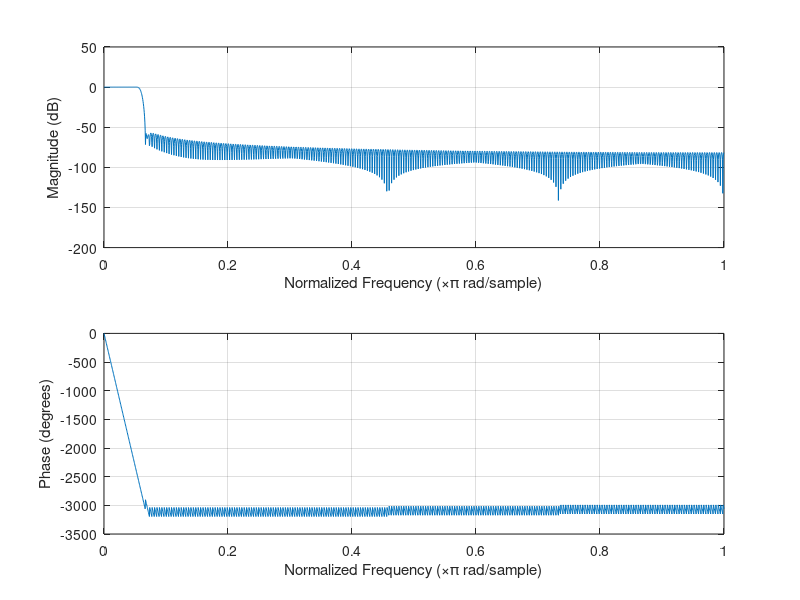
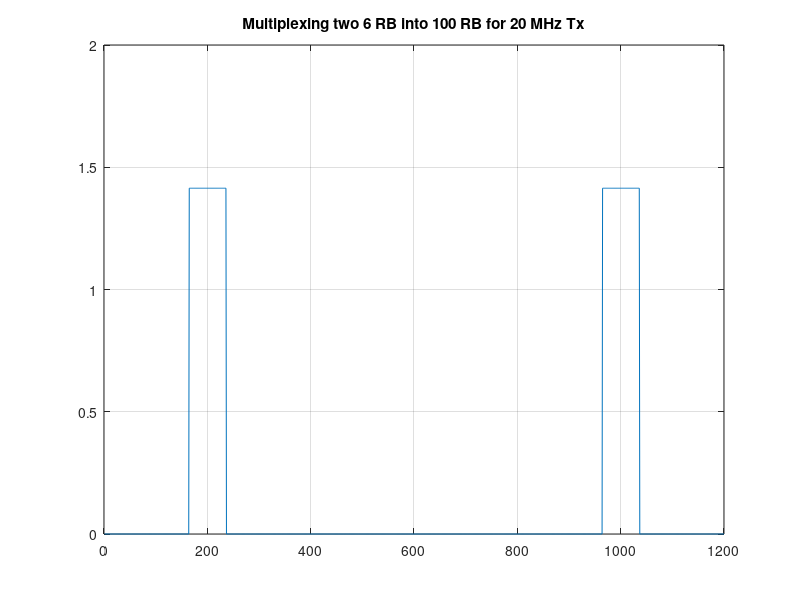
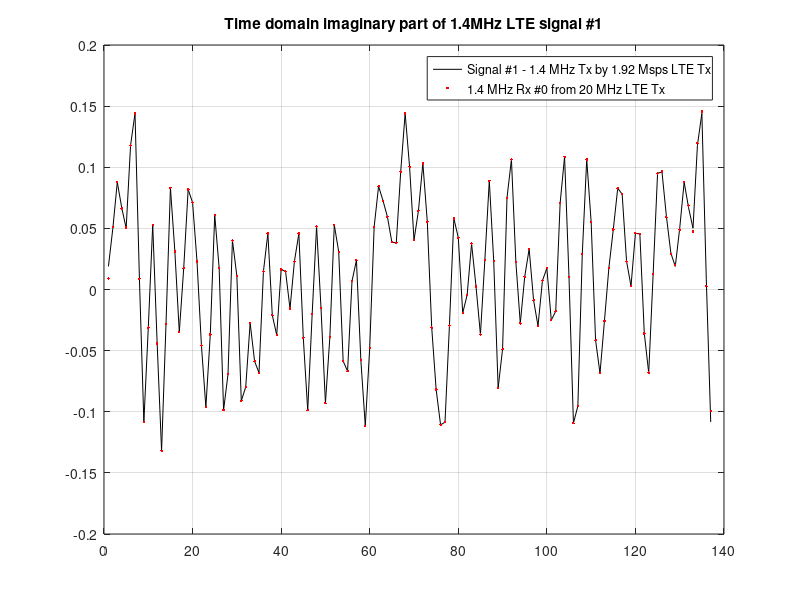
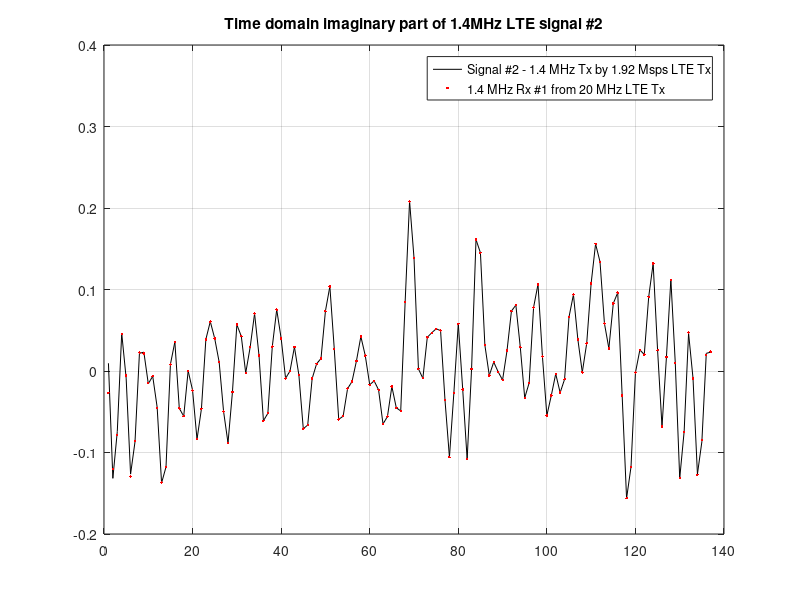

Write MATLAB code to recreate these figures, in order.
% test frequency domain multiplexing concept of McF-TDMA
% 14M == 1.4M for naming purpose
close all; clear all;clc;

% -----------------------basic definitions--------------------------
sc_spacing = 15e3;
freq_offset_1dot4MHz_in_20MHz = 6e6;

num_sc_per_RB = 12;
num_sc_6RB = 6*num_sc_per_RB;
num_sc_100RB = 100*num_sc_per_RB;

nfft_20MHz_standard = 2048;
len_cp_20MHz_standard = 144;
sampling_rate_20MHz_standard = 30.72e6;

nfft_20MHz = 1536;
len_cp_20MHz = len_cp_20MHz_standard*nfft_20MHz/nfft_20MHz_standard;
sampling_rate_20MHz = sampling_rate_20MHz_standard*nfft_20MHz/nfft_20MHz_standard;

fir_coef = fir1(512, 1.4e6/sampling_rate_20MHz).'; % baseband fir of 1.4M rx
len_fir_half = (length(fir_coef)-1)/2;
freqz(fir_coef,1,512)

nfft_1dot4MHz = 128;
len_cp_1dot4MHz = len_cp_20MHz_standard*nfft_1dot4MHz/nfft_20MHz_standard;
sampling_rate_1dot4MHz = sampling_rate_20MHz_standard*nfft_1dot4MHz/nfft_20MHz_standard;

% ---Signal #1: fake frequency subcarrier(data/pilot/pss/sss/etc) of 1.4M BW 6RB----
signal1_1dot4MHz_6RB = sign(randn(num_sc_6RB,1)) + 1i.*sign(randn(num_sc_6RB,1));

% ---Signal #2: fake frequency subcarrier(data/pilot/pss/sss/etc) of 1.4M BW 6RB----
signal2_1dot4MHz_6RB = sign(randn(num_sc_6RB,1)) + 1i.*sign(randn(num_sc_6RB,1));

% -------------- Signal #1: 1.4MHz LTE TX: 1 CP + 1 OFDM symbol ----------------------
% NOTE: Modulation symbols (data/pilot/pss/sss/etc.) are mapped to the subcarriers around DC, including it.
freq_sc_1dot4MHz = [signal1_1dot4MHz_6RB(((num_sc_6RB/2)+1):end); zeros(nfft_1dot4MHz-num_sc_6RB,1); signal1_1dot4MHz_6RB(1:(num_sc_6RB/2))];
ofdm_symbol_1dot4MHz = ifft(freq_sc_1dot4MHz, nfft_1dot4MHz);
ofdm_symbol1_with_cp_1dot4MHz = [ofdm_symbol_1dot4MHz((end-(len_cp_1dot4MHz-1)):end); ofdm_symbol_1dot4MHz];

% -------------- Signal #2: 1.4MHz LTE TX: 1 CP + 1 OFDM symbol ----------------------
% NOTE: Modulation symbols (data/pilot/pss/sss/etc.) are mapped to the subcarriers around DC, including it.
freq_sc_1dot4MHz = [signal2_1dot4MHz_6RB(((num_sc_6RB/2)+1):end); zeros(nfft_1dot4MHz-num_sc_6RB,1); signal2_1dot4MHz_6RB(1:(num_sc_6RB/2))];
ofdm_symbol_1dot4MHz = ifft(freq_sc_1dot4MHz, nfft_1dot4MHz);
ofdm_symbol2_with_cp_1dot4MHz = [ofdm_symbol_1dot4MHz((end-(len_cp_1dot4MHz-1)):end); ofdm_symbol_1dot4MHz];

% ------------------------------------------------------------------------
% Generate two 1.4 MHz LTE signal (at +6MHz and -6MHz) via frequency domain
% Multiplexing through single 20MHz LTE transmitter

sc_idx_offset_6MHz = freq_offset_1dot4MHz_in_20MHz/sc_spacing;
% subcarrier idx of negative 6MHz offset 1.4MHz LTE in 20MHz LTE
sc_sp_n6MHz = (num_sc_100RB/2)-sc_idx_offset_6MHz-(num_sc_6RB/2)+1;
sc_ep_n6MHz = (num_sc_100RB/2)-sc_idx_offset_6MHz+(num_sc_6RB/2);
% subcarrier idx of positive 6MHz offset 1.4MHz LTE in 20MHz LTE
sc_sp_p6MHz = (num_sc_100RB/2)+sc_idx_offset_6MHz-(num_sc_6RB/2)+1;
sc_ep_p6MHz = (num_sc_100RB/2)+sc_idx_offset_6MHz+(num_sc_6RB/2);

s_20MHz_100RB = zeros(num_sc_100RB,1);
% Frequency domain multiplexing of two 1.4MHz LTE into subcarrier of 20MHz LTE
s_20MHz_100RB(sc_sp_n6MHz:sc_ep_n6MHz) = signal1_1dot4MHz_6RB;
s_20MHz_100RB(sc_sp_p6MHz:sc_ep_p6MHz) = signal2_1dot4MHz_6RB;

figure; 
plot(abs(s_20MHz_100RB)); 
title('Multiplexing two 6 RB into 100 RB for 20 MHz Tx'); 
grid on;

% --------------20MHz LTE Tx: 1 CP + 1 OFDM symbol----------------------
freq_sc_20MHz = [s_20MHz_100RB(((num_sc_100RB/2)+1):end); zeros(nfft_20MHz-num_sc_100RB,1); s_20MHz_100RB(1:(num_sc_100RB/2))];
ofdm_symbol_20MHz = ifft(freq_sc_20MHz,nfft_20MHz).*(nfft_20MHz/nfft_1dot4MHz);
ofdm_symbol_with_cp_20MHz = [ofdm_symbol_20MHz((end-(len_cp_20MHz-1)):end); ofdm_symbol_20MHz];

% --------Two independent 1.4 MHz receiver at +6MHz and -6MHz------------
t_idx = (-len_cp_20MHz:(length(ofdm_symbol_with_cp_20MHz)-len_cp_20MHz-1)).';

% Receiving 1.4 MHz LTE at -6 MHz offset:
rx_n6MHz = ofdm_symbol_with_cp_20MHz.*exp(+1i.*2.*pi.*freq_offset_1dot4MHz_in_20MHz.*t_idx./sampling_rate_20MHz);
rx_n6MHz = conv(rx_n6MHz, fir_coef);
rx_n6MHz = rx_n6MHz((len_fir_half+1):(end-len_fir_half));
rx_n6MHz = rx_n6MHz(1:(nfft_20MHz/nfft_1dot4MHz):end);

% Receiving 1.4 MHz LTE at +6 MHz offset:
rx_p6MHz = ofdm_symbol_with_cp_20MHz.*exp(-1i.*2.*pi.*freq_offset_1dot4MHz_in_20MHz.*t_idx./sampling_rate_20MHz);
rx_p6MHz = conv(rx_p6MHz, fir_coef);
rx_p6MHz = rx_p6MHz((len_fir_half+1):(end-len_fir_half));
rx_p6MHz = rx_p6MHz(1:(nfft_20MHz/nfft_1dot4MHz):end);

%% ------------------------ Plotting figures ------------------------------
figure
imag_ofdm_symbol1_with_cp_1dot4MHz = imag(ofdm_symbol1_with_cp_1dot4MHz);
imag_rx_n6MHz = imag(rx_n6MHz);
plot(imag_ofdm_symbol1_with_cp_1dot4MHz,'k-')
grid on
hold on
plot(imag_rx_n6MHz,'r.')
legend('Signal #1 - 1.4 MHz Tx by 1.92 Msps LTE Tx', '1.4 MHz Rx #0 from 20 MHz LTE Tx')
title('Time domain imaginary part of 1.4MHz LTE signal #1')
hold off

figure
imag_ofdm_symbol2_with_cp_1dot4MHz = imag(ofdm_symbol2_with_cp_1dot4MHz);
imag_rx_p6MHz = imag(rx_p6MHz);
plot(imag_ofdm_symbol2_with_cp_1dot4MHz,'k')
grid on
hold on
plot(imag_rx_p6MHz,'r.')
legend('Signal #2 - 1.4 MHz Tx by 1.92 Msps LTE Tx', '1.4 MHz Rx #1 from 20 MHz LTE Tx')
title('Time domain imaginary part of 1.4MHz LTE signal #2')
hold off

figure
real_ofdm_symbol1_with_cp_1dot4MHz = real(ofdm_symbol1_with_cp_1dot4MHz);
real_rx_n6MHz = real(rx_n6MHz);
plot(real_ofdm_symbol1_with_cp_1dot4MHz,'k')
grid on
hold on
plot(real_rx_n6MHz,'bs')
legend('1.4 MHz Tx by 1.92 Msps LTE Tx', '1.4 MHz Rx #1 from 20 MHz LTE Tx')
title('Time domain real part of 1.4MHz LTE signal #1')
hold off

figure
real_ofdm_symbol2_with_cp_1dot4MHz = real(ofdm_symbol2_with_cp_1dot4MHz);
real_rx_p6MHz = real(rx_p6MHz);
plot(real_ofdm_symbol2_with_cp_1dot4MHz,'k')
grid on
hold on
plot(real_rx_p6MHz,'bs')
legend('1.4 MHz Tx by 1.92 Msps LTE Tx', '1.4 MHz Rx #1 from 20 MHz LTE Tx')
title('Time domain real part of 1.4MHz LTE signal #2')
hold off
